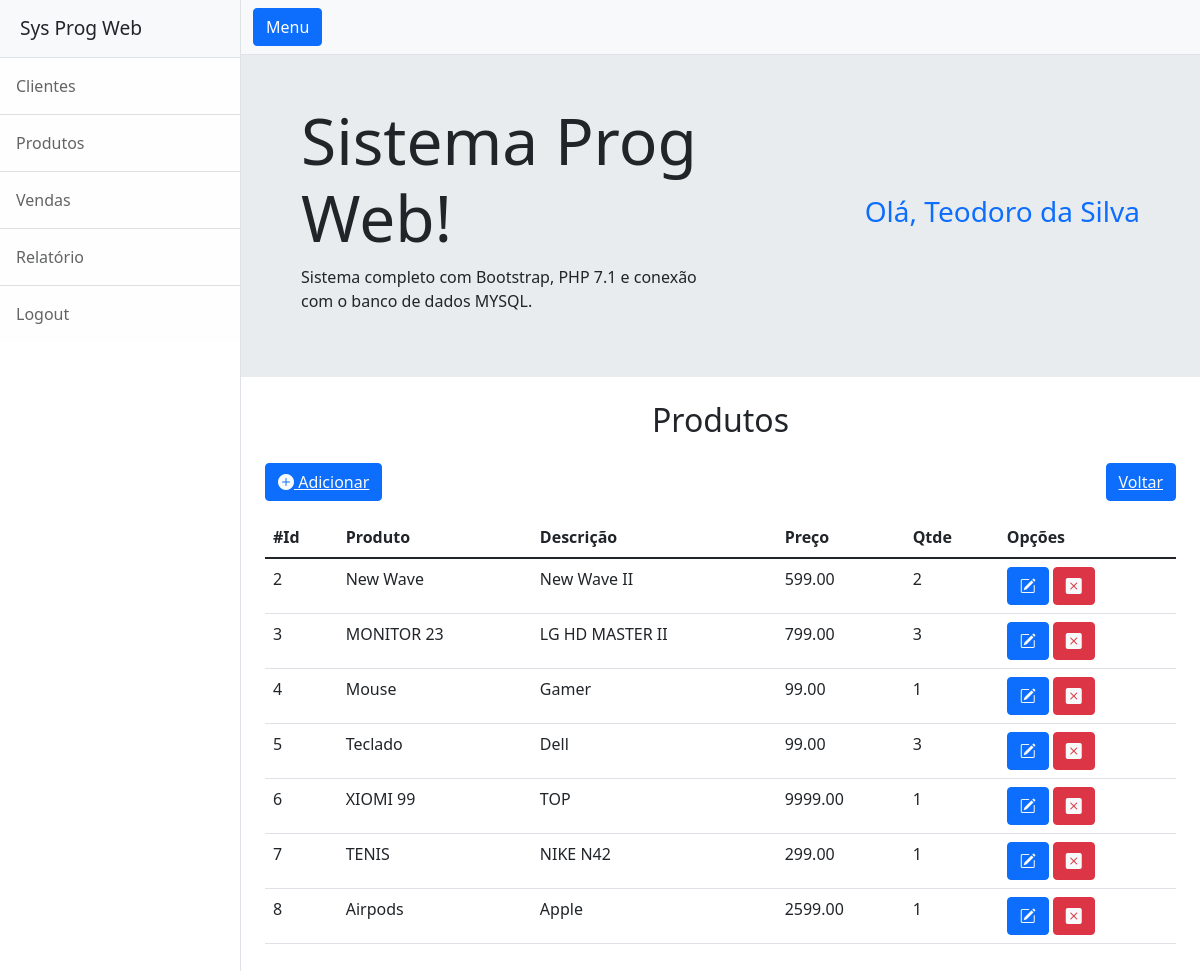
The app's page /lista_produto_admin.php (signed in) with its own data.
### tables this page shows
CREATE TABLE `produto` (
  `id_prod` int(4) NOT NULL,
  `nome_prod` varchar(200) NOT NULL,
  `descricao` varchar(200) NOT NULL,
  `preco` decimal(10,2) NOT NULL,
  `tipo` varchar(200) NOT NULL
);

### lista_produto_admin.php (the view, shortened to what this page needs)
<?php
include './includes/connect.php';
include './includes/head.php';
include './includes/jumbotron.php';
?>
<div class="container">
  <div class="row mt-4">
    <div class="col-12 text-center">
      <h2>Produtos</h2>
    </div>
  </div>
  <div class="container mb-4">
    <div class="row align-items-center">
      <div class="col-6 d-flex">
        <button class="btn btn-primary my-3">
          <a class="text-light" href="produto.php"> <i class="bi bi-plus-circle-fill"></i> Adicionar </a>
        </button>
      </div>
      <div class="col-6 d-flex flex-row-reverse">
        <button class="btn btn-primary my-3">
          <a class="text-light" href="produto.php">Voltar</a>
        </button>
      </div>
    </div>
    <div class="row">
      <div class="col-12">
        <table class="table">
          <thead>
            <tr>
              <th scope="col">#Id</th>
              <th scope="col">Produto</th>
              <th scope="col">Descrição</th>
              <th scope="col">Preço</th>
              <th scope="col">Qtde</th>
              <th scope="col">Opções</th>
            </tr>
          </thead>
          <?php
          $sql = "SELECT * FROM `produto`";
          $result = mysqli_query($con, $sql);
          if ($result) {
            while ($row = mysqli_fetch_assoc($result)) {
              $id = $row['id_prod'];
              $produto = $row['nome_prod'];
              $descricao = $row['descricao'];
              $preco = $row['preco'];
              $tipo = $row['tipo'];
              echo '
                              <tr>
                                <td>' . $id . '</td>
                                <td>' . $produto . '</td>
                                <td>' . $descricao . '</td>
                                <td>' . $preco . '</td>
                                <td>' . $tipo . '</td>
                                <td><button class="btn btn-primary">
                                <a class="text-light" href="atualiza_produtos.php?updateid=' . $id . '"> <i class="bi bi-pencil-square"></i> </a>
                              </button>
                              <button class="btn btn-danger">
                                <a class="text-light" href="delete.php?deleteid=' . $id . '"> <i class="bi bi-x-square-fill"></i> </a>
                              </button></td>
                              </tr>';
            }
          }
          ?>
        </table>
      </div>
    </div>
  </div>
</div>
</div>
</div>
<?php include './includes/footer.php'; ?>

### records on screen
produto: id_prod "2", nome_prod "New Wave", descricao "New Wave II", preco "599.00", tipo "2"
produto: id_prod "3", nome_prod "MONITOR 23", descricao "LG HD MASTER II", preco "799.00", tipo "3"
produto: id_prod "4", nome_prod "Mouse", descricao "Gamer", preco "99.00", tipo "1"
produto: id_prod "5", nome_prod "Teclado", descricao "Dell", preco "99.00", tipo "3"
produto: id_prod "6", nome_prod "XIOMI 99", descricao "TOP", preco "9999.00", tipo "1"
produto: id_prod "7", nome_prod "TENIS", descricao "NIKE N42", preco "299.00", tipo "1"
produto: id_prod "8", nome_prod "Airpods", descricao "Apple", preco "2599.00", tipo "1"

### other values on screen
$_SESSION['usuario'] "Teodoro da Silva"
